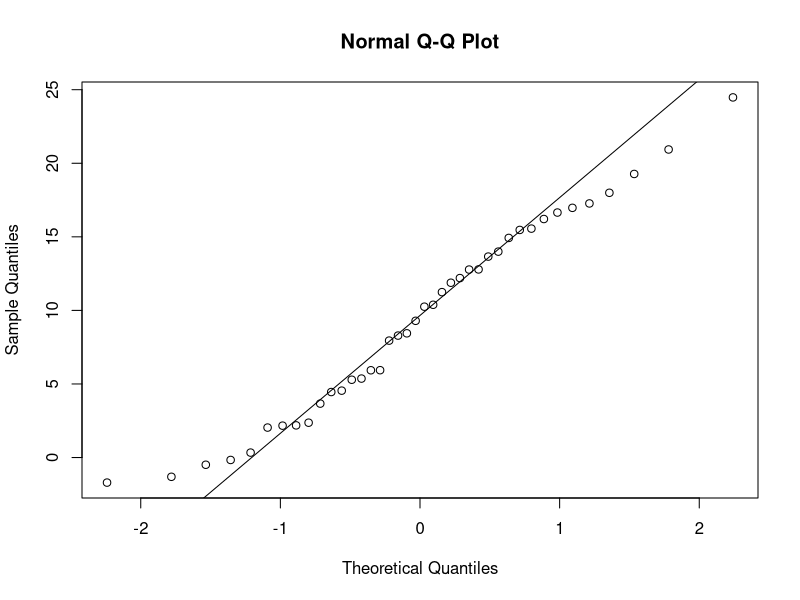
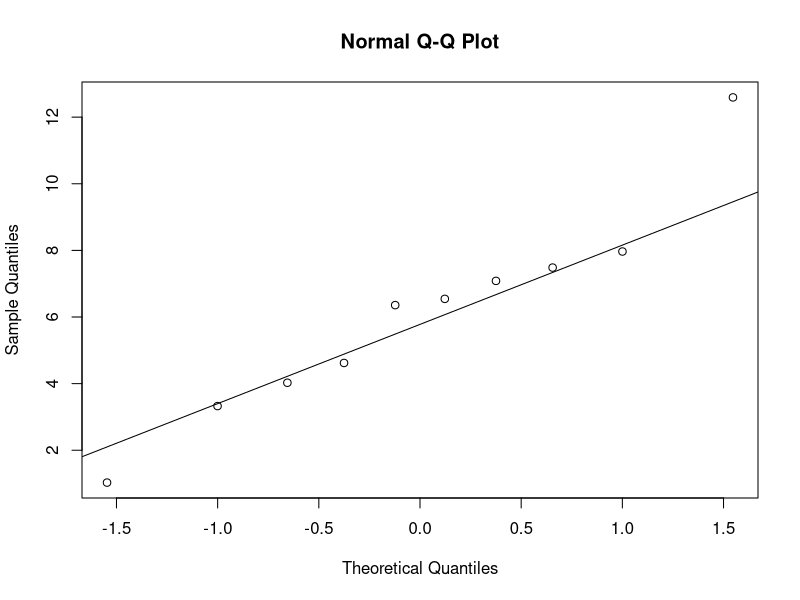
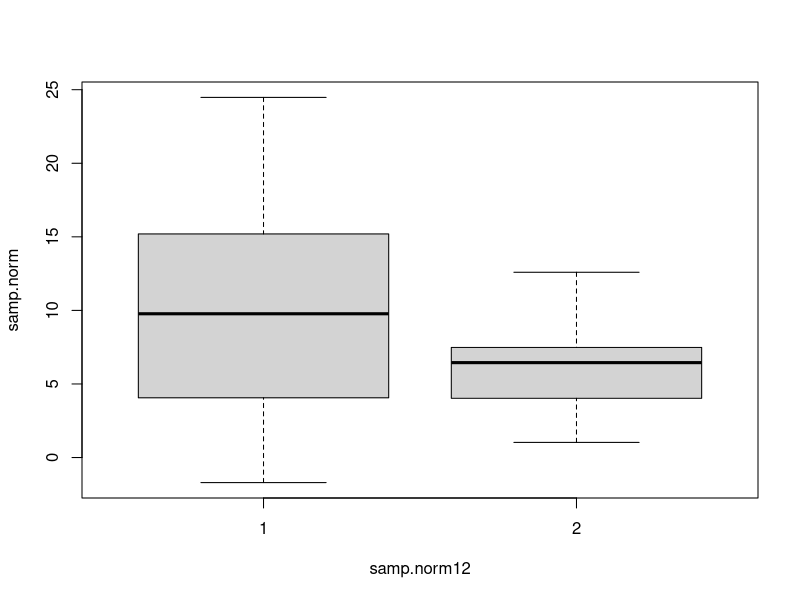

Reproduce these figures in R, in order.
# Levene's test ###############################################################################
set.seed(18)
samp.norm1 <- rnorm(40, mean=10, sd=6)
samp.norm2 <- rnorm(10, mean=5, sd=3)
qqnorm(samp.norm1);   qqline(samp.norm1)
qqnorm(samp.norm2);   qqline(samp.norm2)

samp.norm   <- c(samp.norm1, samp.norm2)
samp.norm12 <- as.factor(c(rep(1,length(samp.norm1)),rep(2,length(samp.norm2))))
boxplot(samp.norm ~ samp.norm12)
var(samp.norm1); var(samp.norm2)


#install.packages("car") # install "car" package
library(car) # load "car" package to do Levene's test
leveneTest(samp.norm, samp.norm12)


# Welch's T test ##############################################################################
t.test(samp.norm1, samp.norm2, var.equal=TRUE)
t.test(samp.norm1, samp.norm2, var.equal=FALSE) # Welch T test

